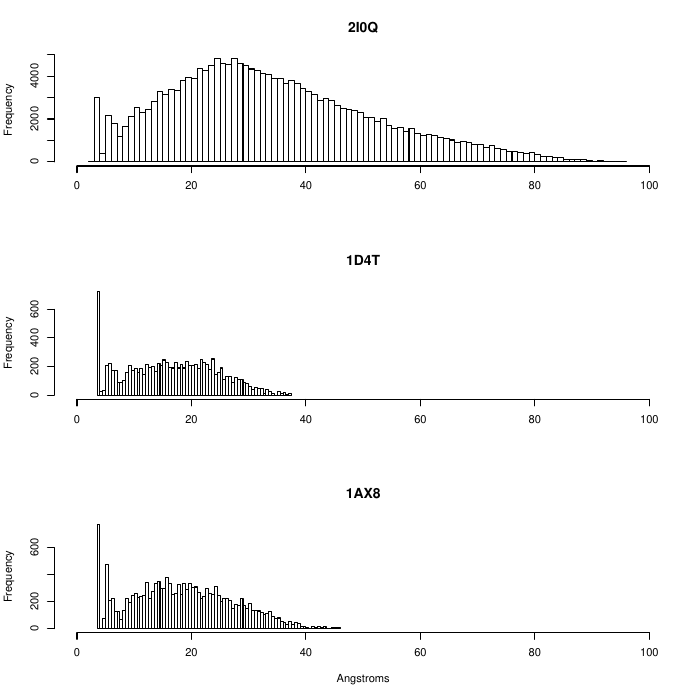

R code for this plot:
setwd("...")


load("test1_alt_all_dists.RData")

pdf(".../Suppl_Fig2.pdf")
par(mfrow=c(3,1))
hist(dists_2i0q,main="2I0Q",xlim=c(0,100),nclass=100,xlab="")
hist(dists_1d4t,main="1D4T",xlim=c(0,100),nclass=100,xlab="")
hist(dists_1ax8,main="1AX8",xlim=c(0,100),nclass=100,xlab="Angstroms")
dev.off()



